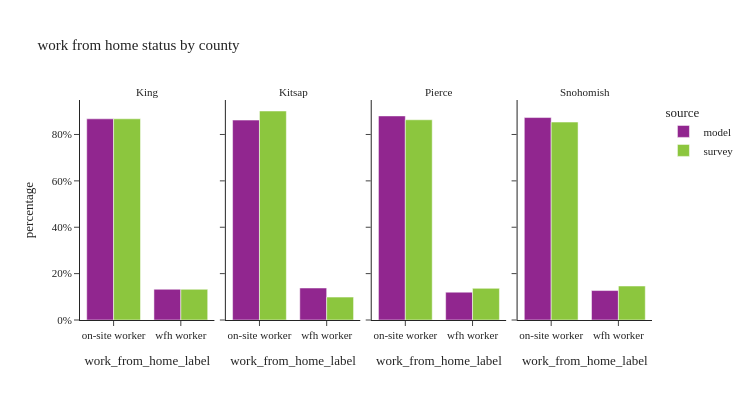

This figure's notebook cell:
### Code cell
util.plot_share_facetbar(per_data, 'person_weight', share_col="work_from_home_label", title="work from home status by county",                             facet_col="county_label", facet_col_wrap=4, height=400, orientation='v')

### Figure 1 — Plotly figure (JSON) as saved in the notebook; plotly's stock layout.template omitted (floating-point values rounded to 4 significant figures)
{"data": [{"alignmentgroup": "True", "customdata": [[1106605], [169057]], "hovertemplate": "source=model<br>county_label=King<br>work_from_home_label=%{x}<br>percentage=%{y}<br>sample_size=%{customdata[0]}<extra></extra>", "legendgroup": "model", "marker": {"color": "#91268F", "pattern": {"shape": ""}}, "name": "model", "offsetgroup": "model", "orientation": "v", "showlegend": true, "textposition": "auto", "type": "bar", "x": ["on-site worker", "wfh worker"], "xaxis": "x", "y": [0.8675, 0.1325], "yaxis": "y"}, {"alignmentgroup": "True", "customdata": [[105895], [16945]], "hovertemplate": "source=model<br>county_label=Kitsap<br>work_from_home_label=%{x}<br>percentage=%{y}<br>sample_size=%{customdata[0]}<extra></extra>", "legendgroup": "model", "marker": {"color": "#91268F", "pattern": {"shape": ""}}, "name": "model", "offsetgroup": "model", "orientation": "v", "showlegend": false, "textposition": "auto", "type": "bar", "x": ["on-site worker", "wfh worker"], "xaxis": "x2", "y": [0.8621, 0.1379], "yaxis": "y2"}, {"alignmentgroup": "True", "customdata": [[391998], [53454]], "hovertemplate": "source=model<br>county_label=Pierce<br>work_from_home_label=%{x}<br>percentage=%{y}<br>sample_size=%{customdata[0]}<extra></extra>", "legendgroup": "model", "marker": {"color": "#91268F", "pattern": {"shape": ""}}, "name": "model", "offsetgroup": "model", "orientation": "v", "showlegend": false, "textposition": "auto", "type": "bar", "x": ["on-site worker", "wfh worker"], "xaxis": "x3", "y": [0.88, 0.12], "yaxis": "y3"}, {"alignmentgroup": "True", "customdata": [[381659], [55516]], "hovertemplate": "source=model<br>county_label=Snohomish<br>work_from_home_label=%{x}<br>percentage=%{y}<br>sample_size=%{customdata[0]}<extra></extra>", "legendgroup": "model", "marker": {"color": "#91268F", "pattern": {"shape": ""}}, "name": "model", "offsetgroup": "model", "orientation": "v", "showlegend": false, "textposition": "auto", "type": "bar", "x": ["on-site worker", "wfh worker"], "xaxis": "x4", "y": [0.873, 0.127], "yaxis": "y4"}, {"alignmentgroup": "True", "customdata": [[2098], [599]], "hovertemplate": "source=survey<br>county_label=King<br>work_from_home_label=%{x}<br>percentage=%{y}<br>sample_size=%{customdata[0]}<extra></extra>", "legendgroup": "survey", "marker": {"color": "#8CC63E", "pattern": {"shape": ""}}, "name": "survey", "offsetgroup": "survey", "orientation": "v", "showlegend": true, "textposition": "auto", "type": "bar", "x": ["on-site worker", "wfh worker"], "xaxis": "x", "y": [0.8676, 0.1324], "yaxis": "y"}, {"alignmentgroup": "True", "customdata": [[130], [42]], "hovertemplate": "source=survey<br>county_label=Kitsap<br>work_from_home_label=%{x}<br>percentage=%{y}<br>sample_size=%{customdata[0]}<extra></extra>", "legendgroup": "survey", "marker": {"color": "#8CC63E", "pattern": {"shape": ""}}, "name": "survey", "offsetgroup": "survey", "orientation": "v", "showlegend": false, "textposition": "auto", "type": "bar", "x": ["on-site worker", "wfh worker"], "xaxis": "x2", "y": [0.9013, 0.09874], "yaxis": "y2"}, {"alignmentgroup": "True", "customdata": [[278], [59]], "hovertemplate": "source=survey<br>county_label=Pierce<br>work_from_home_label=%{x}<br>percentage=%{y}<br>sample_size=%{customdata[0]}<extra></extra>", "legendgroup": "survey", "marker": {"color": "#8CC63E", "pattern": {"shape": ""}}, "name": "survey", "offsetgroup": "survey", "orientation": "v", "showlegend": false, "textposition": "auto", "type": "bar", "x": ["on-site worker", "wfh worker"], "xaxis": "x3", "y": [0.8634, 0.1366], "yaxis": "y3"}, {"alignmentgroup": "True", "customdata": [[313], [85]], "hovertemplate": "source=survey<br>county_label=Snohomish<br>work_from_home_label=%{x}<br>percentage=%{y}<br>sample_size=%{customdata[0]}<extra></extra>", "legendgroup": "survey", "marker": {"color": "#8CC63E", "pattern": {"shape": ""}}, "name": "survey", "offsetgroup": "survey", "orientation": "v", "showlegend": false, "textposition": "auto", "type": "bar", "x": ["on-site worker", "wfh worker"], "xaxis": "x4", "y": [0.8535, 0.1465], "yaxis": "y4"}], "layout": {"annotations": [{"font": {}, "showarrow": false, "text": "King", "x": 0.1175, "xanchor": "center", "xref": "paper", "y": 1.0, "yanchor": "bottom", "yref": "paper"}, {"font": {}, "showarrow": false, "text": "Kitsap", "x": 0.3725, "xanchor": "center", "xref": "paper", "y": 1.0, "yanchor": "bottom", "yref": "paper"}, {"font": {}, "showarrow": false, "text": "Pierce", "x": 0.6275, "xanchor": "center", "xref": "paper", "y": 1.0, "yanchor": "bottom", "yref": "paper"}, {"font": {}, "showarrow": false, "text": "Snohomish", "x": 0.8825, "xanchor": "center", "xref": "paper", "y": 1.0, "yanchor": "bottom", "yref": "paper"}], "barmode": "group", "height": 400, "legend": {"title": {"text": "source"}, "tracegroupgap": 0}, "title": {"text": "work from home status by county"}, "width": 750, "xaxis": {"anchor": "y", "domain": [0.0, 0.235], "title": {"text": "work_from_home_label"}}, "xaxis2": {"anchor": "y2", "domain": [0.255, 0.49], "matches": "x", "title": {"text": "work_from_home_label"}}, "xaxis3": {"anchor": "y3", "domain": [0.51, 0.745], "matches": "x", "title": {"text": "work_from_home_label"}}, "xaxis4": {"anchor": "y4", "domain": [0.765, 1.0], "matches": "x", "title": {"text": "work_from_home_label"}}, "yaxis": {"anchor": "x", "domain": [0.0, 1.0], "tickformat": ".0%", "title": {"text": "percentage"}}, "yaxis2": {"anchor": "x2", "domain": [0.0, 1.0], "matches": "y", "showticklabels": false, "tickformat": ".0%"}, "yaxis3": {"anchor": "x3", "domain": [0.0, 1.0], "matches": "y", "showticklabels": false}, "yaxis4": {"anchor": "x4", "domain": [0.0, 1.0], "matches": "y", "showticklabels": false}}}
